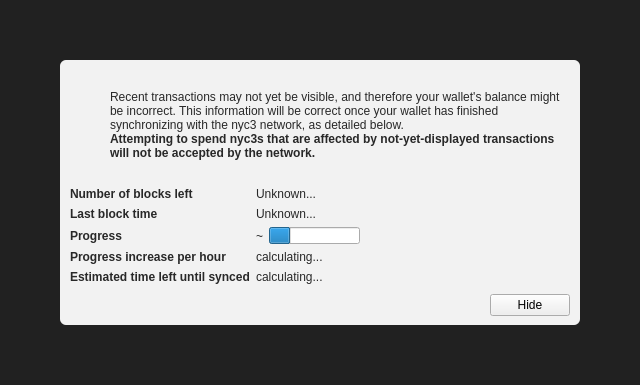
<?xml version="1.0" encoding="UTF-8"?>
<ui version="4.0">
 <class>ModalOverlay</class>
 <widget class="ModalOverlay" name="ModalOverlay">
  <property name="geometry">
   <rect>
    <x>0</x>
    <y>0</y>
    <width>640</width>
    <height>385</height>
   </rect>
  </property>
  <property name="windowTitle">
   <string>Form</string>
  </property>
  <layout class="QVBoxLayout" name="verticalLayout" stretch="0">
   <property name="sizeConstraint">
    <enum>QLayout::SetDefaultConstraint</enum>
   </property>
   <property name="leftMargin">
    <number>0</number>
   </property>
   <property name="topMargin">
    <number>0</number>
   </property>
   <property name="rightMargin">
    <number>0</number>
   </property>
   <property name="bottomMargin">
    <number>0</number>
   </property>
   <item>
    <widget class="QWidget" name="bgWidget" native="true">
     <property name="styleSheet">
      <string notr="true">#bgWidget { background: rgba(0,0,0,220); }</string>
     </property>
     <layout class="QVBoxLayout" name="verticalLayoutMain" stretch="1">
      <property name="leftMargin">
       <number>60</number>
      </property>
      <property name="topMargin">
       <number>60</number>
      </property>
      <property name="rightMargin">
       <number>60</number>
      </property>
      <property name="bottomMargin">
       <number>60</number>
      </property>
      <item>
       <widget class="QWidget" name="contentWidget" native="true">
        <property name="styleSheet">
         <string notr="true">#contentWidget { background: rgba(255,255,255,240); border-radius: 6px; }

QLabel { color: rgb(40,40,40);  }</string>
        </property>
        <layout class="QVBoxLayout" name="verticalLayoutSub" stretch="1,0,0,0">
         <property name="spacing">
          <number>0</number>
         </property>
         <property name="leftMargin">
          <number>10</number>
         </property>
         <property name="topMargin">
          <number>10</number>
         </property>
         <property name="rightMargin">
          <number>10</number>
         </property>
         <property name="bottomMargin">
          <number>10</number>
         </property>
         <item>
          <layout class="QHBoxLayout" name="horizontalLayoutIconText" stretch="0,1">
           <property name="topMargin">
            <number>20</number>
           </property>
           <item>
            <layout class="QVBoxLayout" name="verticalLayoutIcon">
             <property name="leftMargin">
              <number>0</number>
             </property>
             <item>
              <widget class="QPushButton" name="warningIcon">
               <property name="enabled">
                <bool>false</bool>
               </property>
               <property name="text">
                <string/>
               </property>
               <property name="icon">
                <iconset>
                 <normaloff>:/icons/warning</normaloff>
                 <disabledoff>:/icons/warning</disabledoff>:/icons/warning</iconset>
               </property>
               <property name="iconSize">
                <size>
                 <width>48</width>
                 <height>48</height>
                </size>
               </property>
               <property name="flat">
                <bool>true</bool>
               </property>
              </widget>
             </item>
             <item>
              <spacer name="verticalSpacerWarningIcon">
               <property name="orientation">
                <enum>Qt::Vertical</enum>
               </property>
               <property name="sizeHint" stdset="0">
                <size>
                 <width>20</width>
                 <height>40</height>
                </size>
               </property>
              </spacer>
             </item>
            </layout>
           </item>
           <item>
            <layout class="QVBoxLayout" name="verticalLayoutInfoText">
             <property name="leftMargin">
              <number>0</number>
             </property>
             <property name="topMargin">
              <number>0</number>
             </property>
             <item>
              <widget class="QLabel" name="infoText">
               <property name="text">
                <string>Recent transactions may not yet be visible, and therefore your wallet's balance might be incorrect. This information will be correct once your wallet has finished synchronizing with the nyc3 network, as detailed below.</string>
               </property>
               <property name="textFormat">
                <enum>Qt::RichText</enum>
               </property>
               <property name="wordWrap">
                <bool>true</bool>
               </property>
              </widget>
             </item>
             <item>
              <widget class="QLabel" name="infoTextStrong">
               <property name="font">
                <font>
                 <weight>75</weight>
                 <bold>true</bold>
                </font>
               </property>
               <property name="text">
                <string>Attempting to spend nyc3s that are affected by not-yet-displayed transactions will not be accepted by the network.</string>
               </property>
               <property name="textFormat">
                <enum>Qt::RichText</enum>
               </property>
               <property name="wordWrap">
                <bool>true</bool>
               </property>
              </widget>
             </item>
             <item>
              <spacer name="verticalSpacerInTextSpace">
               <property name="orientation">
                <enum>Qt::Vertical</enum>
               </property>
               <property name="sizeHint" stdset="0">
                <size>
                 <width>20</width>
                 <height>40</height>
                </size>
               </property>
              </spacer>
             </item>
            </layout>
           </item>
          </layout>
         </item>
         <item>
          <spacer name="verticalSpacerAfterText">
           <property name="orientation">
            <enum>Qt::Vertical</enum>
           </property>
           <property name="sizeHint" stdset="0">
            <size>
             <width>20</width>
             <height>40</height>
            </size>
           </property>
          </spacer>
         </item>
         <item>
          <layout class="QFormLayout" name="formLayout">
           <property name="fieldGrowthPolicy">
            <enum>QFormLayout::FieldsStayAtSizeHint</enum>
           </property>
           <property name="horizontalSpacing">
            <number>6</number>
           </property>
           <property name="verticalSpacing">
            <number>6</number>
           </property>
           <property name="topMargin">
            <number>10</number>
           </property>
           <item row="0" column="0">
            <widget class="QLabel" name="labelNumberOfBlocksLeft">
             <property name="font">
              <font>
               <weight>75</weight>
               <bold>true</bold>
              </font>
             </property>
             <property name="text">
              <string>Number of blocks left</string>
             </property>
            </widget>
           </item>
           <item row="0" column="1">
            <widget class="QLabel" name="numberOfBlocksLeft">
             <property name="text">
              <string>Unknown...</string>
             </property>
            </widget>
           </item>
           <item row="1" column="0">
            <widget class="QLabel" name="labelLastBlockTime">
             <property name="font">
              <font>
               <weight>75</weight>
               <bold>true</bold>
              </font>
             </property>
             <property name="text">
              <string>Last block time</string>
             </property>
            </widget>
           </item>
           <item row="1" column="1">
            <widget class="QLabel" name="newestBlockDate">
             <property name="sizePolicy">
              <sizepolicy hsizetype="Maximum" vsizetype="Preferred">
               <horstretch>0</horstretch>
               <verstretch>0</verstretch>
              </sizepolicy>
             </property>
             <property name="text">
              <string>Unknown...</string>
             </property>
            </widget>
           </item>
           <item row="2" column="0">
            <widget class="QLabel" name="labelSyncDone">
             <property name="font">
              <font>
               <weight>75</weight>
               <bold>true</bold>
              </font>
             </property>
             <property name="text">
              <string>Progress</string>
             </property>
            </widget>
           </item>
           <item row="2" column="1">
            <layout class="QHBoxLayout" name="horizontalLayoutSync" stretch="0,1">
             <item>
              <widget class="QLabel" name="percentageProgress">
               <property name="text">
                <string notr="true">~</string>
               </property>
              </widget>
             </item>
             <item>
              <widget class="QProgressBar" name="progressBar">
               <property name="value">
                <number>24</number>
               </property>
               <property name="format">
                <string/>
               </property>
              </widget>
             </item>
            </layout>
           </item>
           <item row="4" column="0">
            <widget class="QLabel" name="labelProgressIncrease">
             <property name="font">
              <font>
               <weight>75</weight>
               <bold>true</bold>
              </font>
             </property>
             <property name="text">
              <string>Progress increase per hour</string>
             </property>
            </widget>
           </item>
           <item row="4" column="1">
            <widget class="QLabel" name="progressIncreasePerH">
             <property name="text">
              <string>calculating...</string>
             </property>
            </widget>
           </item>
           <item row="5" column="0">
            <widget class="QLabel" name="labelEstimatedTimeLeft">
             <property name="font">
              <font>
               <weight>75</weight>
               <bold>true</bold>
              </font>
             </property>
             <property name="text">
              <string>Estimated time left until synced</string>
             </property>
            </widget>
           </item>
           <item row="5" column="1">
            <widget class="QLabel" name="expectedTimeLeft">
             <property name="text">
              <string>calculating...</string>
             </property>
            </widget>
           </item>
          </layout>
         </item>
         <item>
          <layout class="QHBoxLayout" name="horizontalLayoutButtons">
           <property name="leftMargin">
            <number>10</number>
           </property>
           <property name="topMargin">
            <number>10</number>
           </property>
           <item>
            <spacer name="horizontalSpacer">
             <property name="orientation">
              <enum>Qt::Horizontal</enum>
             </property>
             <property name="sizeHint" stdset="0">
              <size>
               <width>40</width>
               <height>20</height>
              </size>
             </property>
            </spacer>
           </item>
           <item>
            <widget class="QPushButton" name="closeButton">
             <property name="text">
              <string>Hide</string>
             </property>
            </widget>
           </item>
          </layout>
         </item>
        </layout>
       </widget>
      </item>
     </layout>
    </widget>
   </item>
  </layout>
 </widget>
 <customwidgets>
  <customwidget>
   <class>ModalOverlay</class>
   <extends>QWidget</extends>
   <header>modaloverlay.h</header>
   <container>1</container>
  </customwidget>
 </customwidgets>
 <resources/>
 <connections/>
</ui>
